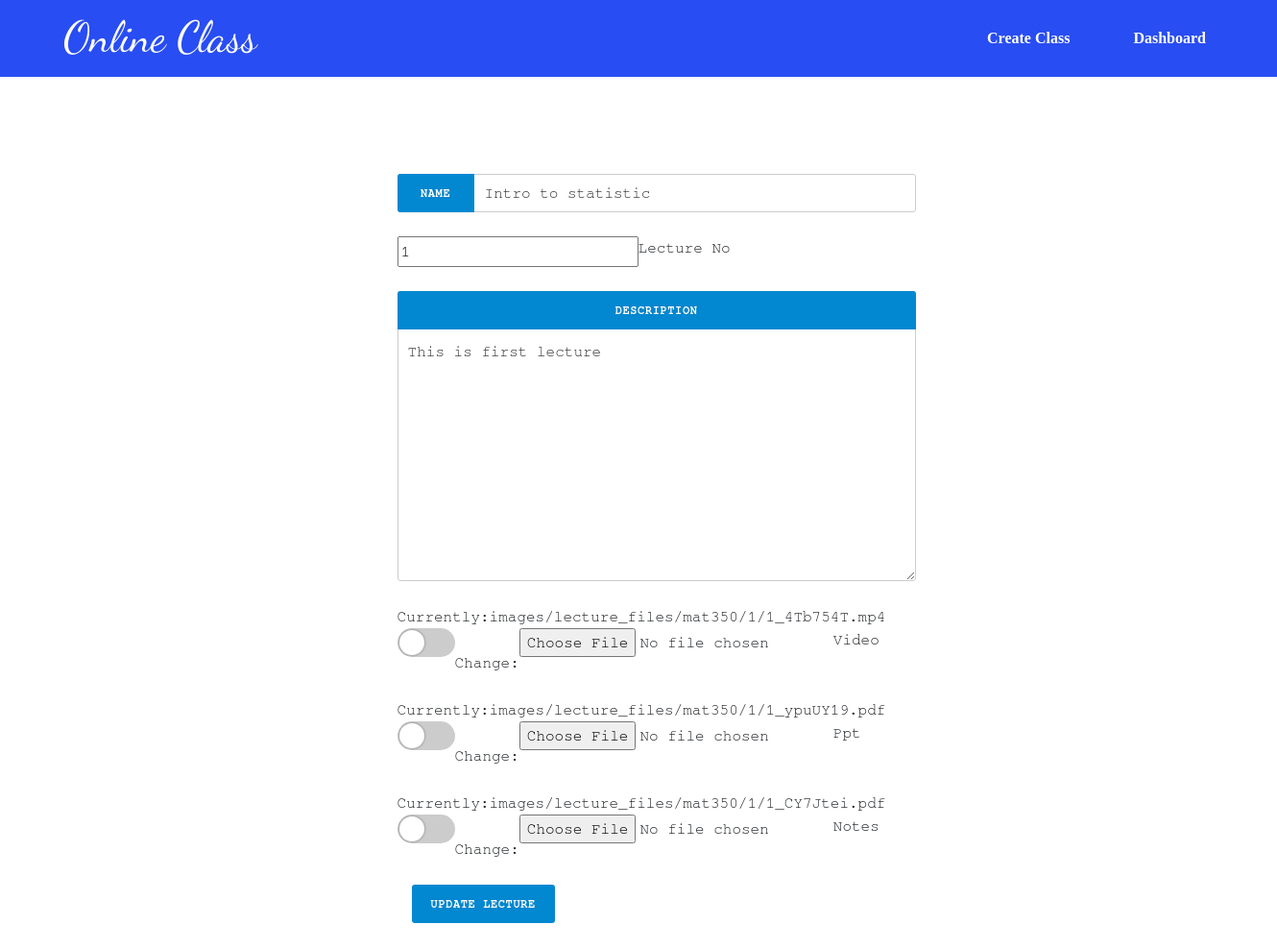
/tutor/class/mat350/intro-to-statistic/update, run on the app's committed database.
### courses/models.py (models this page shows, shortened)
class Lecture(models.Model):
    lecture_id = models.CharField(max_length=100,null=True,blank=True)
    name = models.CharField(max_length=150)
    class_content= models.ForeignKey(Class, on_delete=models.CASCADE, related_name='lessons')
    description = models.TextField(max_length=550,null=True,blank=True)
    created_by = models.ForeignKey(Tutor,on_delete=models.CASCADE, related_name="teachers")
    created_at = models.DateTimeField(auto_now_add=True)
    position = models.PositiveSmallIntegerField(verbose_name= 'Lecture No')
    slug = models.SlugField(null=True,blank=True)
    video = models.FileField(upload_to=save_lecture_files,verbose_name='video',blank=True,null=True)
    ppt = models.FileField(upload_to=save_lecture_files,verbose_name='ppt',blank=True)
    notes = models.FileField(upload_to=save_lecture_files,verbose_name='notes',blank=True)
    class Meta:
        ordering = ['position']

### courses/views.py (the view)
# urls.py: path('tutor/class/<str:class_slug>/<slug:slug>/update',views.LectureUpdateView.as_view(), name='tutor_lecture_update'),
class LectureUpdateView(UpdateView):
    fields =('name','position','description','video','ppt','notes')
    model=Lecture
    template_name='courses/lecture_update.html'

### courses/templates/courses/lecture_update.html (shortened to what this page needs)
{% load static %}
<!DOCTYPE html>
<html lang="en">
<head>
    <link rel="stylesheet" href="https://maxcdn.bootstrapcdn.com/bootstrap/4.0.0/css/bootstrap.min.css">
    <link rel="stylesheet" href="https://pro.fontawesome.com/releases/v5.10.0/css/all.css" >
    <link rel="stylesheet"  href="{% static 'courses/css/createLecture.css'%}">
</head>
<body>
    <div class="main-container">
        <nav class="navbar nav navbar-expand-lg">
            <div class="app_name">Online Class</div>
            <div class="collapse navbar-collapse" id="navbarNavDropdown">
              <ul class="navbar-nav ml-auto">
                <li class="nav-item">
                  <a class="nav-link" href="{% url 'create_class' %}">Create Class</a>
                </li>
                <li class="nav-item">
                  <a class="nav-link" href="{% url 'tutor_dashboard' %}">Dashboard</a>
                </li>
              </ul>
            </div>
          </nav>
        <div class="body-content">
            <div class="new-lecture">
                <form  action="" method="POST" enctype="multipart/form-data">
                    <div class="row">
                        {{form.name}}
                        <label for="fancy-text">Name</label>
                    </div>
                    <div class="row">
                        {{form.position}}
                        <label for="fancy-text">Lecture No</label>
                    </div>
                    <div class="row">
                        {{form.description}}
                        <label for="fancy-text">Description</label>
                    </div>
                    <div class="row">
                        {{form.video}}
                        <label for="fancy-textarea">Video</label>
                    </div>
                    <div class="row">
                            {{form.ppt}}
                        <label for="fancy-textarea">Ppt</label>
                    </div>
                    <div class="row">
                        {{form.notes}}
                        <label for="fancy-textarea">Notes</label>
                    </div>
                    <button type="submit" tabindex="0">Update Lecture</button>
                </form>
    </div>
</body>
</html>

### courses/static/courses/css/createLecture.css (style rules this page uses)
* { box-sizing: border-box; }
html, body { margin: 0; padding: 0; font-family: FreeMono, monospace; }
.main-container { display: flex; flex-direction: column; }
nav { width: 100%; height: 80px; background-color: #284DF2; color: #fff; }
.app_name { float: left; width: 40%; margin-left: 50px; font-size: 45px; font-family: 'Dancing Script', cursive; color: #fff; }
.navbar-nav { margin-right: 50px; }
.nav-item a { display: inline-block; font-size: 16px; line-height: 20px; font-weight: bold; border-radius: 10px; padding: 10px 15px; color: #fff; margin-left: 50px; text-decoration: none; font-family: serif; }
.body-content { width: 100%; display: flex; grid-gap: 1em; padding: 1em; margin-left: 10%; flex-direction: column; justify-content: center; }
@media screen and (max-width: 1423px) { .body-content { grid-template-columns: 20% 3fr; } }
:root { background: #f5f6fa; color: #9c9c9c; font: 1rem "PT Sans", sans-serif; }
html, body, .container { height: 100%; }
a { color: inherit; }
form { padding: 20px; margin-left:20% ; margin-top: 5%; max-width: 550px; height: 80%; }
form .row { margin-bottom: 25px; position: relative; overflow: hidden; }
form input[type="text"], form input[type="password"], form textarea { width: 100%; height: 40px; padding: 10px 10px 10px 90px; box-sizing: border-box; border: 1px solid #ccc; color: #333; border-radius: 3px; transition: all 0.3s cubic-bezier(1, 0.1, 0, 0.9); }
form textarea { height: auto; min-height: 200px; padding: 50px 10px 10px 10px; }
form input[type="text"] + label, form input[type="password"] + label, form textarea + label { position: absolute; top: 0; bottom: 0; left: 0; height: 40px; line-height: 40px; font-size: 12px; font-weight: bold; width: 80px; text-shadow: 0 0 2px rgba(0, 0, 0, 0.1); text-align: center; text-transform: uppercase; letter-spacing: 0.05em; color: white; background: #0288d1; border-radius: 3px 0 0 3px; transition: all 0.3s cubic-bezier(1, 0.1, 0, 0.9); transform: translateZ(0) translateX(0); }
form textarea + label { width: 100%; border-radius: 3px 3px 0 0; }
form input[type="checkbox"] + label { position: relative; display: inline-block; overflow: hidden; text-indent: -9999px; background: #ccc; width: 60px; height: 30px; border-radius: 100px; cursor: pointer; transition: all 0.3s cubic-bezier(1, 0.1, 0, 0.9); }
form input[type="checkbox"] + label:before { content: ''; position: absolute; display: block; top: 0; right: 0; bottom: 0; left: 0; background: #0288d1; border-radius: 100px; transition: all 0.3s cubic-bezier(1, 0.1, 0, 0.9) 0.1s; transform: translateZ(0) scale(0); }
form input[type="checkbox"] + label:after { content: ''; position: absolute; top: 2px; left: 2px; display: block; height: 26px; width: 26px; background: white; border-radius: 100%; box-shadow: 0 0 2px 1px rgba(0, 0, 0, 0.2); transition: all 0.3s cubic-bezier(1, 0.1, 0, 0.9); transform: translateZ(0) translateX(0); }
form button { position: relative; overflow: hidden; height: 40px; line-height: 40px; padding: 0 20px; font-size: 12px; font-weight: bold; text-shadow: 0 0 2px rgba(0, 0, 0, 0.1); text-align: center; text-transform: uppercase; letter-spacing: 0.05em; color: white; border: none; background: #0288d1; border-radius: 3px; transition: all 0.3s cubic-bezier(1, 0.1, 0, 0.9); transform: translateZ(0) translateX(0); z-index: 2; }
form button:before { content: ''; display: block; position: absolute; top: 0; right: 0; left: 0; bottom: 0; background: #01579b; height: 100%; width: 100%; border-radius: 3px; transition: all 0.3s cubic-bezier(1, 0.1, 0, 0.9); transform: translateZ(0) scale(0); z-index: -1; }

### data on the page
Lecture: name "Intro to statistic", position "1", description "This is first lecture"
